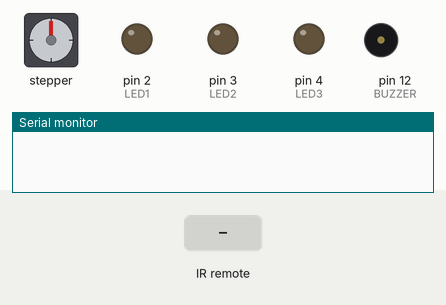
Recording of a sketch running on a simulated Arduino Uno, built with avr-gcc and run on an emulated ATmega328P. On the bench: stepper motor, output pins drawn as LEDs (lit = HIGH), buzzer (waves = sounding), the last lines printed to the serial monitor. The test bench sets the inputs (shaded band). Stepper angles assume 2048 steps per turn.

Above: at 1.2 s.
1.3 s: infrared code 0x0 received
At 2.9 s:
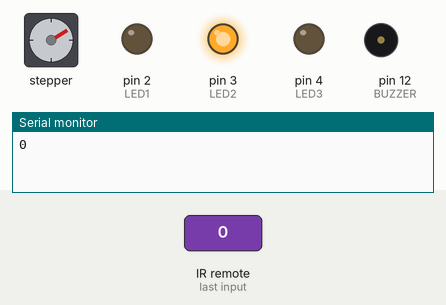
4.3 s: infrared code 0x1 received
At 6.4 s:
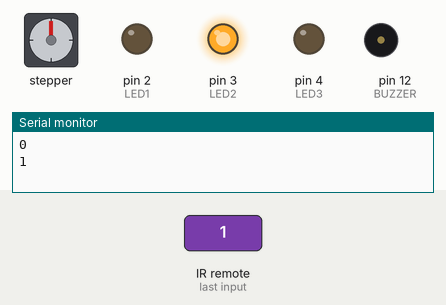
7.3 s: infrared code 0x2 received
At 7.7 s:
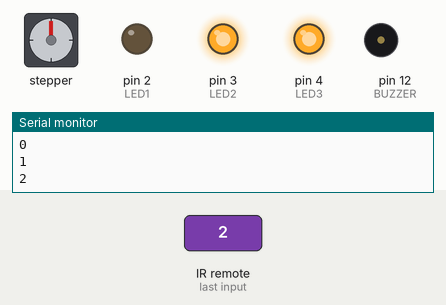
8.8 s: infrared code 0x0 received
At 10.6 s:
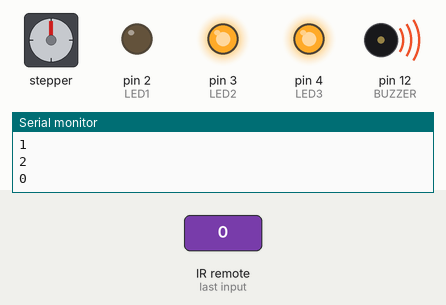
10.9 s: infrared code 0x3 received
At 11.6 s:
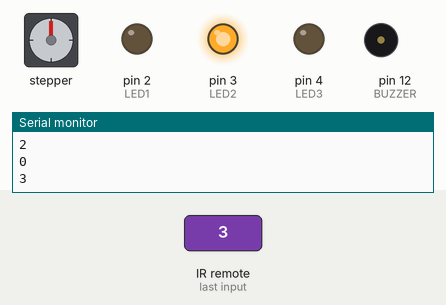
12.4 s: infrared code 0x1 received
At 15.0 s:
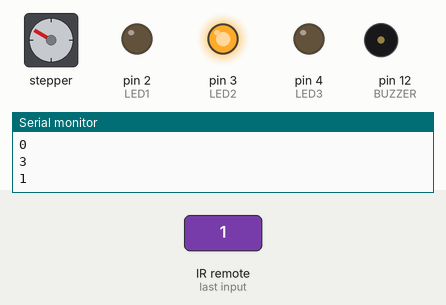
Timing chart, 0 to 16.4 s (numbered marks = the images above; inputs shaded):
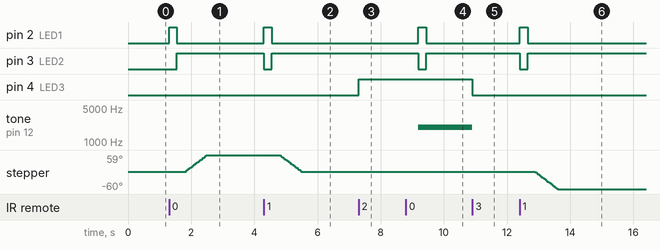

Measured:
- after the input at 1.3 s, pin 2 (LED1): LOW → HIGH at once, → LOW 0.25 s later; pin 3 (LED2): LOW → HIGH after 0.25 s; stepper: turns 59° clockwise in 0.70 s, starting after 0.50 s
- after the input at 4.3 s, pin 2 (LED1): LOW → HIGH at once, → LOW 0.25 s later; pin 3 (LED2): HIGH → LOW at once, → HIGH 0.25 s later; stepper: turns 59° counter-clockwise in 0.70 s, starting after 0.50 s
- after the input at 7.3 s, pin 4 (LED3): LOW → HIGH at once
- after the input at 8.8 s, pin 2 (LED1): LOW → HIGH after 0.39 s, → LOW 0.25 s later; pin 3 (LED2): HIGH → LOW after 0.39 s, → HIGH 0.25 s later; tone on pin 12 (BUZZER): silent → 2017 Hz after 0.39 s
- after the input at 10.9 s, pin 4 (LED3): HIGH → LOW at once; tone on pin 12 (BUZZER): 2017 Hz → silent at once
- after the input at 12.4 s, pin 2 (LED1): LOW → HIGH at once, → LOW 0.25 s later; pin 3 (LED2): HIGH → LOW at once, → HIGH 0.25 s later; stepper: turns 60° counter-clockwise in 0.70 s, starting after 0.50 s

The sketch:

mach_xu_ly.ino
```cpp
#include <Stepper.h>
#include <IRremote.hpp>

int LED1 = 2;
int LED2 = 3;
int LED3 = 4;
int BUZZER = 12;
int toneVal;
float sinVal;

const int irPin = 11;

const int stepsPerRevolution = 2048;
Stepper myStepper(stepsPerRevolution, 6, 8, 7, 9);

bool stepperDirection = true; // True = clockwise, False = counter-clockwise
bool objectNear = false;

void setup() {
  pinMode(LED1, OUTPUT);
  pinMode(LED2, OUTPUT);
  pinMode(LED3, OUTPUT);
  pinMode(BUZZER, OUTPUT);
  myStepper.setSpeed(14);

  IrReceiver.begin(irPin, ENABLE_LED_FEEDBACK); // Bắt đầu nhận tín hiệu IR
  Serial.begin(9600);
}

void loop() {
  if (IrReceiver.decode()) {
    unsigned long command = IrReceiver.decodedIRData.command;
    IrReceiver.resume(); // Chuẩn bị nhận tín hiệu tiếp theo

    Serial.println(command);
    if (command == 0x0) {
      stepperDirection = true;
      executeTasks();
    }
    else if (command == 0x1) {
      stepperDirection = false;
      executeTasks();
    }
    else if (command == 0x2) {
      objectNear = true;
      digitalWrite(LED3, HIGH);
    }
    else if (command == 0x3) {
      objectNear = false;
      digitalWrite(LED3, LOW);
      noTone(BUZZER);
    }

  }
}

void executeTasks() {
  if (objectNear) {
    BuzzerOn();
    blinkLEDs();
  }
  else {
    noTone(BUZZER);
    blinkLEDs();
    if (stepperDirection) {
      myStepper.step(stepsPerRevolution / 6); // 60 degrees clockwise
    } else {
      myStepper.step(-stepsPerRevolution / 6); // 60 degrees counter-clockwise
    }
  }
}

void BuzzerOn() {
  for (int x = 0; x < 180; x++) {
    sinVal = (sin(x * 3.1415 / 180));
    toneVal = 2000 + (int(sinVal * 1000));
    tone(BUZZER, toneVal);
    delay(2);
  }
}

void blinkLEDs() {
  digitalWrite(LED1, HIGH);
  digitalWrite(LED2, LOW);
  delay(250);
  digitalWrite(LED1, LOW);
  digitalWrite(LED2, HIGH);
  delay(250);
}
```
